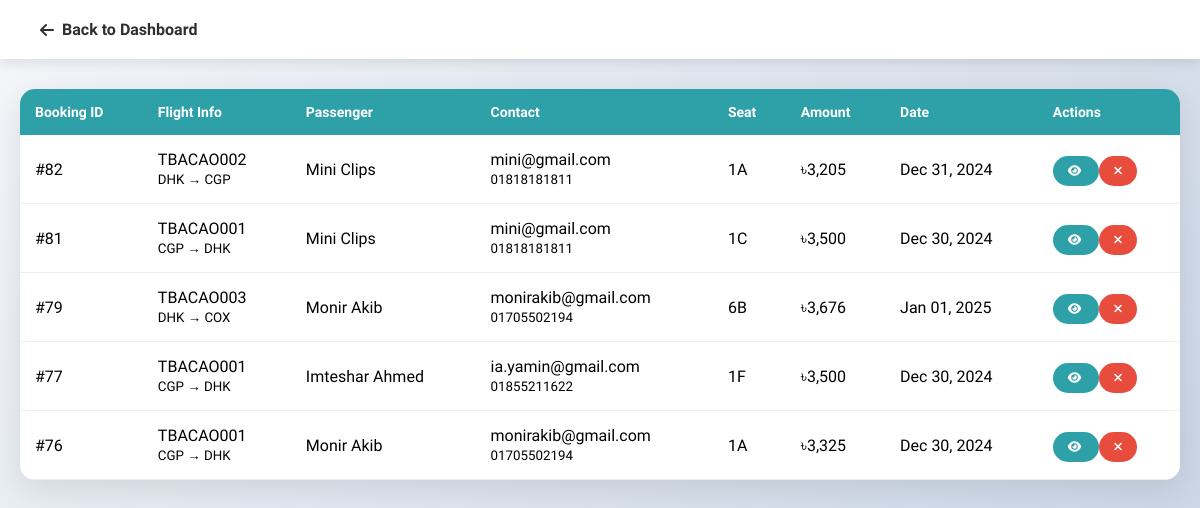
Screenshot of /website/admin_bookings.php (signed in) with the database file from the repository.
### tables this page shows
CREATE TABLE `transactions` (
  `id` int(11) NOT NULL,
  `user_id` int(11) DEFAULT NULL,
  `flight_id` varchar(50) DEFAULT NULL,
  `passenger_name` varchar(100) DEFAULT NULL,
  `email` varchar(100) DEFAULT NULL,
  `phone` varchar(20) DEFAULT NULL,
  `passport_number` varchar(50) DEFAULT NULL,
  `seat_number` varchar(20) DEFAULT NULL,
  `seat_type` varchar(20) DEFAULT NULL,
  `payment_method` varchar(20) DEFAULT NULL,
  `payment_number` varchar(50) DEFAULT NULL,
  `amount` decimal(10,2) DEFAULT NULL,
  `total_amount` decimal(10,2) DEFAULT NULL,
  `status` varchar(20) DEFAULT 'pending',
  `created_at` timestamp NOT NULL DEFAULT current_timestamp(),
  `insurance_amount` int(11) NOT NULL DEFAULT 0
);

CREATE TABLE `users` (
  `user_id` int(11) NOT NULL,
  `first_name` varchar(50) NOT NULL,
  `last_name` varchar(50) NOT NULL,
  `email` varchar(100) NOT NULL,
  `password` varchar(255) NOT NULL,
  `date_of_birth` date NOT NULL,
  `gender` enum('male','female') NOT NULL,
  `phone` varchar(15) NOT NULL,
  `user_type` enum('Customer','Admin') NOT NULL DEFAULT 'Customer',
  `reward_point` int(11) DEFAULT 0,
  `membership_level` enum('Gold','Silver','Bronze') NOT NULL DEFAULT 'Bronze',
  `created_at` timestamp NOT NULL DEFAULT current_timestamp()
);

### website/admin_bookings.php (the view, shortened to what this page needs)
<?php
require_once 'config.php';
$bookings_query = "SELECT t.*, u.first_name, u.last_name, u.email, u.phone,
                   f.Flight_from, f.Flight_to, f.Start_date, f.Start_time, f.Flight_ID
                   FROM transactions t
                   JOIN users u ON t.user_id = u.user_id
                   JOIN `flight-1` f ON t.flight_id = f.Flight_ID
                   ORDER BY t.id DESC";
$bookings = $conn->query($bookings_query);
?>
<!DOCTYPE html>
<html>
<head>
    <link rel="stylesheet" href="https://cdnjs.cloudflare.com/ajax/libs/font-awesome/6.0.0/css/all.min.css">
</head>
<body>
    <div class="admin-nav">
        <div class="container">
            <a href="admin.php" class="back-btn">
                <i class="fas fa-arrow-left"></i> Back to Dashboard
            </a>
        </div>
    </div>
    <div class="container">
        <div class="bookings-table">
            <table>
                <thead>
                    <tr>
                        <th>Booking ID</th>
                        <th>Flight Info</th>
                        <th>Passenger</th>
                        <th>Contact</th>
                        <th>Seat</th>
                        <th>Amount</th>
                        <th>Date</th>
                        <th>Actions</th>
                    </tr>
                </thead>
                <tbody>
                    <?php while($booking = $bookings->fetch_assoc()): ?>
                        <tr>
                            <td>#<?php echo $booking['id']; ?></td>
                            <td>
                                <?php echo htmlspecialchars($booking['Flight_ID']); ?><br>
                                <small><?php echo htmlspecialchars($booking['Flight_from'] . ' → ' . $booking['Flight_to']); ?></small>
                            </td>
                            <td><?php echo htmlspecialchars($booking['first_name'] . ' ' . $booking['last_name']); ?></td>
                            <td>
                                <?php echo htmlspecialchars($booking['email']); ?><br>
                                <small><?php echo htmlspecialchars($booking['phone']); ?></small>
                            </td>
                            <td><?php echo htmlspecialchars($booking['seat_number']); ?></td>
                            <td>৳<?php echo number_format($booking['amount']); ?></td>
                            <td><?php echo date('M d, Y', strtotime($booking['Start_date'])); ?></td>
                            <td>
                                <a href="admin_booking_view.php?id=<?php echo $booking['id']; ?>" class="action-btn view-btn">
                                    <i class="fas fa-eye"></i>
                                </a>
                                <a href="admin_booking_cancel.php?id=<?php echo $booking['id']; ?>"
                                   class="action-btn cancel-btn"
                                   onclick="return confirm('Are you sure you want to cancel this booking?')">
                                    <i class="fas fa-times"></i>
                                </a>
                            </td>
                        </tr>
                    <?php endwhile; ?>
                </tbody>
            </table>
        </div>
    </div>
</body>
</html>

### website/admin_bookings.php (style rules this page uses)
body { font-family: 'Murecho', sans-serif; margin: 0; background: linear-gradient(135deg, #f5f7fa 0%, #c3cfe2 100%); min-height: 100vh; padding-bottom: 50px; }
.admin-nav { background: white; padding: 20px; box-shadow: 0 4px 12px rgba(0,0,0,0.1); margin-bottom: 30px; }
.container { max-width: 1200px; margin: 0 auto; padding: 0 20px; }
.bookings-table { background: white; border-radius: 15px; box-shadow: 0 8px 32px rgba(0,0,0,0.1); overflow: hidden; animation: slideDown 0.5s ease; }
.bookings-table table { width: 100%; border-collapse: collapse; }
.bookings-table th { background: #2da0a8; color: white; padding: 15px; text-align: left; font-weight: 700; font-size: 14px; }
.bookings-table td { padding: 15px; border-bottom: 1px solid #eee; }
.back-btn { color: rgb(48, 47, 47); text-decoration: none; display: flex; align-items: center; gap: 8px; font-weight: 700; transition: all 0.3s ease; }
.action-btn { padding: 8px 15px; border-radius: 25px; color: white; text-decoration: none; font-weight: 700; font-size: 12px; transition: all 0.3s ease; }
.view-btn { background: #2da0a8; }
.cancel-btn { background: #e74c3c; }

### rows the page displays
transactions: id "82", flight.Flight_ID "TBACAO002", flight.Flight_to "DHK → CGP", user.last_name "Mini Clips", user.email "mini@gmail.com", user.phone "01818181811", seat_number "1A", amount "3,205", flight.Start_date "Dec 31, 2024"
transactions: id "81", flight.Flight_ID "TBACAO001", flight.Flight_to "CGP → DHK", user.last_name "Mini Clips", user.email "mini@gmail.com", user.phone "01818181811", seat_number "1C", amount "3,500", flight.Start_date "Dec 30, 2024"
transactions: id "79", flight.Flight_ID "TBACAO003", flight.Flight_to "DHK → COX", user.last_name "Monir Akib", user.email "monirakib@gmail.com", user.phone "01705502194", seat_number "6B", amount "3,676", flight.Start_date "Jan 01, 2025"
transactions: id "77", flight.Flight_ID "TBACAO001", flight.Flight_to "CGP → DHK", user.last_name "Imteshar Ahmed", user.email "ia.yamin@gmail.com", user.phone "01855211622", seat_number "1F", amount "3,500", flight.Start_date "Dec 30, 2024"
transactions: id "76", flight.Flight_ID "TBACAO001", flight.Flight_to "CGP → DHK", user.last_name "Monir Akib", user.email "monirakib@gmail.com", user.phone "01705502194", seat_number "1A", amount "3,325", flight.Start_date "Dec 30, 2024"
